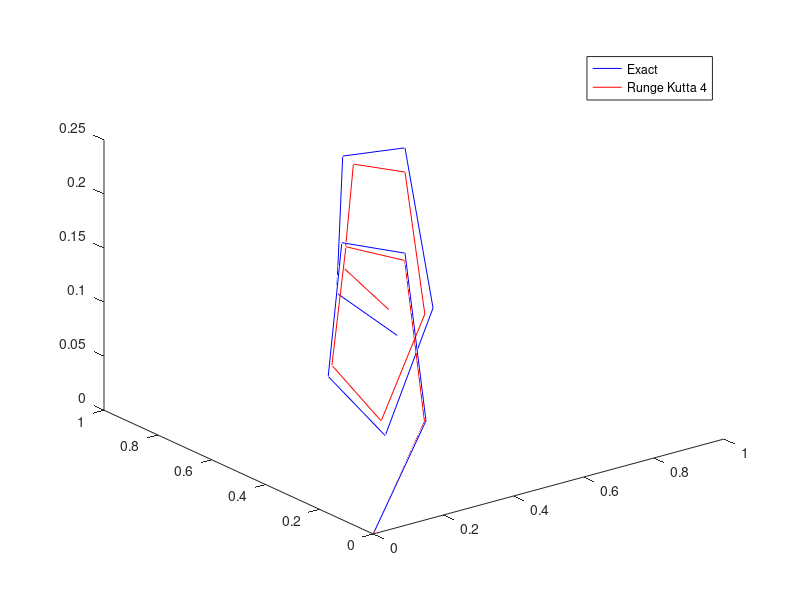
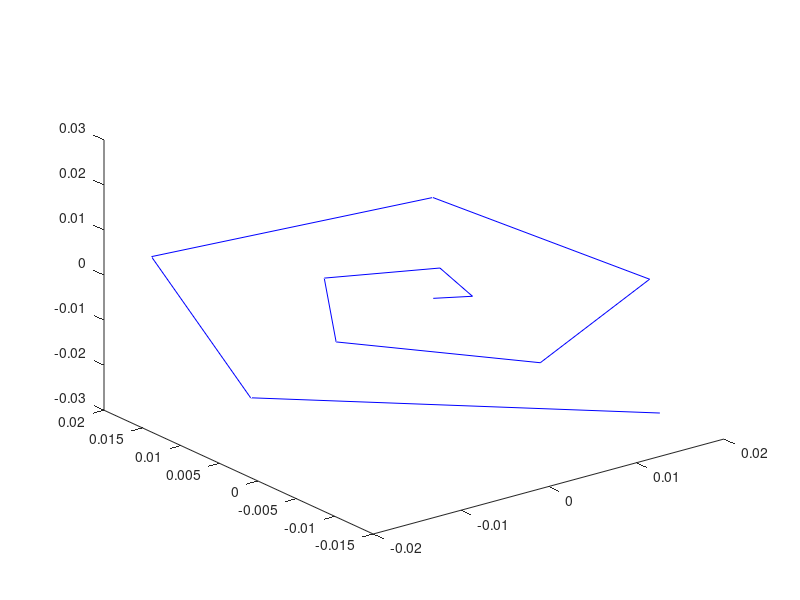
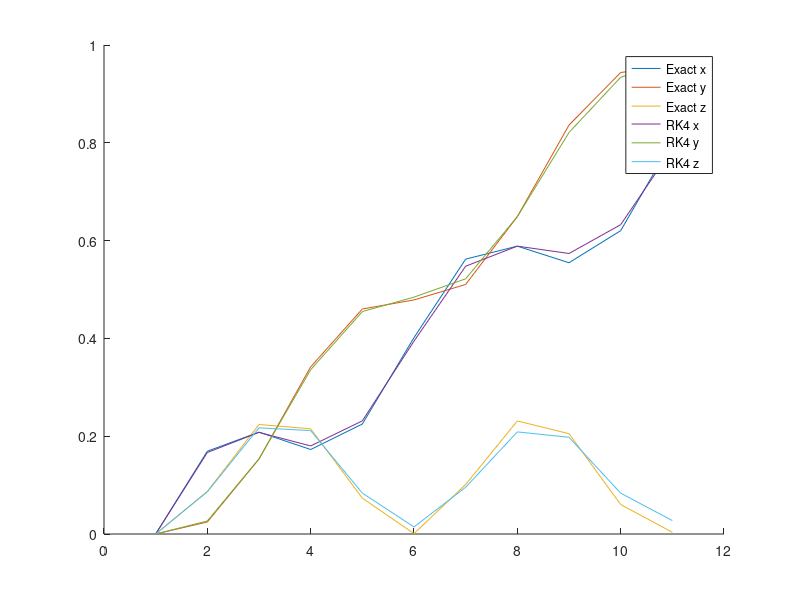
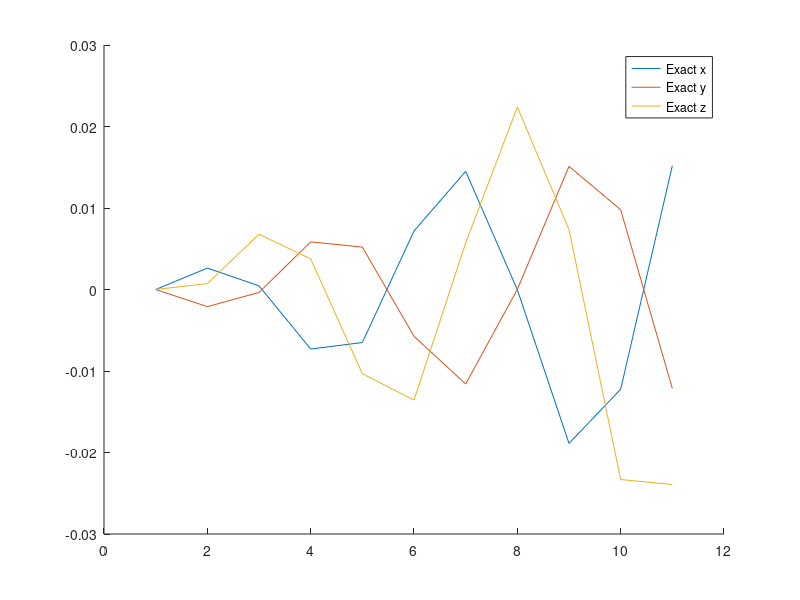

Write the MATLAB code that produced these figures, in order.
clear all
close all

%% load files
exact = load('exact_int');
RK4 = load('RK4_int');


%% Plot both results and the difference

diff = exact.traj - RK4.traj;

figure('Name','Simulation results')
plot3(exact.traj(1,:),exact.traj(2,:),exact.traj(3,:),'b-')
hold on
plot3(RK4.traj(1,:),RK4.traj(2,:),RK4.traj(3,:),'r-')
legend('Exact','Runge Kutta 4')

figure('Name','Difference Exact - RK4')
plot3(diff(1,:),diff(2,:),diff(3,:),'b-')

figure('Name','Exact - RK4 - componentwise')
hold on
plot(exact.traj(1,:))
plot(exact.traj(2,:))
plot(exact.traj(3,:))
plot(RK4.traj(1,:))
plot(RK4.traj(2,:))
plot(RK4.traj(3,:))
legend('Exact x', 'Exact y', 'Exact z', 'RK4 x', 'RK4 y', 'RK4 z')


figure('Name','Difference Exact - RK4 - componentwise')
hold on
plot(diff(1,:))
plot(diff(2,:))
plot(diff(3,:))
legend('Exact x', 'Exact y', 'Exact z', 'RK4 x', 'RK4 y', 'RK4 z')


